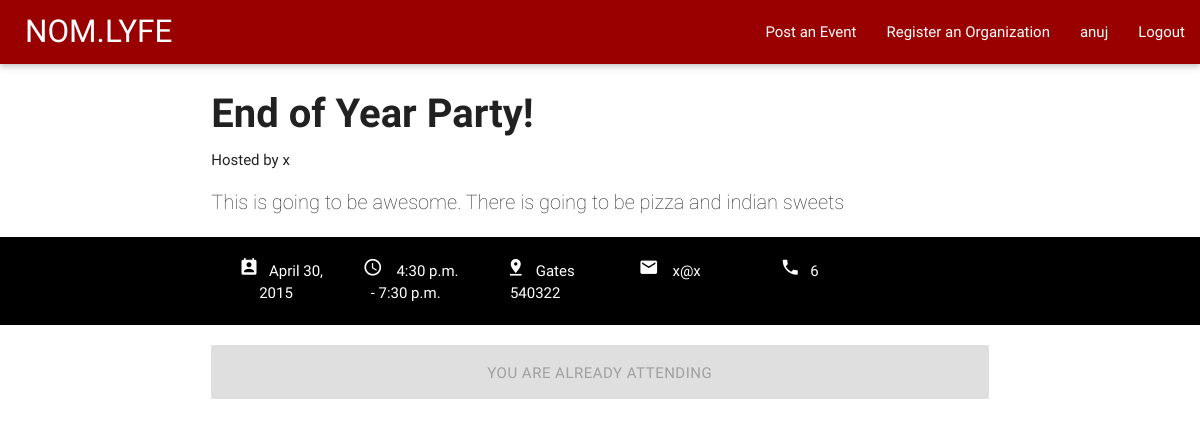
Page /event/2 (signed in) on the committed database.
### backend/models.py (models this page shows, shortened)
class FoodEvent(models.Model):
	id = models.AutoField(primary_key=True)
	company = models.ForeignKey(Company, related_name="events")
	name = models.CharField(max_length=50)
	date = models.DateField(blank=True, default=None, null=True)
	startTime = models.TimeField(blank=True, default=None, null=True)
	endTime = models.TimeField(blank=True, default=None, null=True)
	location = models.CharField(max_length=50)
	description = models.CharField(max_length=100)
	attendees = models.ManyToManyField(User, related_name="attended_events")

class Company(models.Model):
	id = models.AutoField(primary_key=True)
	name = models.CharField(max_length=50)
	phone = models.CharField(max_length=20)
	email = models.CharField(max_length=20)
	website = models.CharField(max_length=50)

### nom/views.py (the view)
# urls.py: url(r'^event/(?P<id>[0-9]+)$', EventPageView.as_view())
class EventPageView(View):
  @method_decorator(login_required)
  def get(self, request, id):
    id = int(id)
    if (not FoodEvent.objects.filter(id = id).count()):
      return HttpResponseRedirect("/")
    event = FoodEvent.objects.get(id = id)
    context = Context.get_base_context(request)
    context["event"] = get_event_data(event)
    context["attendees"] = map(lambda x: x.name, event.attendees.all())
    user_email = request.user.__dict__["_wrapped"].email
    ud = UserData.objects.get(email = user_email)
    context["attending"] = event in ud.attended_events.all()
    return render(request, 'event.html', context)

### nom/views.py (called while the page is built)
def get_event_data(event):
  data = {}
  data["name"] = event.name
  data["num_attendees"] = event.attendees.count()
  data["org_name"] = event.company.name
  data["org_id"] = event.company.id
  data["org_phone"] = event.company.phone
  data["org_email"] = event.company.email
  data["start_time"] = event.startTime
  data["end_time"] = event.endTime
  data["date"] = event.date
  data["location"] = event.location
  data["description"] = event.description
  data["id"] = event.id
  return data

  @staticmethod
  def get_base_context(request):
    context = {"user": request.user}
    if (request.user.is_authenticated()):
      email = request.user.__dict__["_wrapped"].email
      ud = UserData.objects.get(email = email)
      context["ud"] = ud.__dict__
      context["ud"]["has_org"] = bool(ud.orgs.count())
    return context

### nom/templates/event.html
{% extends 'base.html' %}
{% load staticfiles %}
{% block css %}
  <link type="text/css" rel="stylesheet" href="{% static 'css/event.css' %}"  media="screen,projection"/>
{% endblock %}
{% block body %}
  <div class="row">
    <div class="col m8 s12 offset-m2">
      <div class="event-name">
        {{ event.name }}
      </div>
      <div class="event-host">
        Hosted by {{ event.org_name }}
      </div>
      <div class="event-desc">
        {{ event.description }}
      </div>
    </div>
  </div>
  <div class="row data-row">
    <div class="row white-text">
      <div class="col m8 s12 offset-m2">
        <div class="row" style="margin-bottom:0;">
          <div class="col m2 s6">
            <i class="data-text mdi-action-perm-contact-cal"></i>{{ event.date }}
          </div>
          <div class="col m2 s6">
            <i class="data-text mdi-device-access-time"></i> {{ event.start_time }} - {{ event.end_time }}
          </div>
          <div class="col m2 s6">
            <i class="data-text mdi-maps-pin-drop"></i>{{ event.location }}
          </div>
          <div class="col m2 s6">
            <i class="data-text mdi-communication-email"></i> {{ event.org_email }}
          </div>
          <div class="col m2 s6">
            <i class="data-text mdi-communication-phone"></i>{{ event.org_phone }}
          </div>
        </div>
      </div>
    </div>
  </div>
  <div class="row">
    <div class="col m8 s12 offset-m2">
      {% if attending %}
        <a disabled style="width:100%" class="disabled waves-effect waves-light btn-large">You are already attending</a>
      {% else %}
        <a href = "/joinevent/{{event.id}}" style="width:100%" class="rsvp-btn waves-effect waves-light btn-large">RSVP</a>
      {% endif %}
    </div>
  </div>
{% endblock %}

### nom/templates/base.html (shortened to what this page needs)
{% load staticfiles %}
<html>
  <head>
    <link type="text/css" rel="stylesheet" href="{% static 'css/materialize.min.css' %}"  media="screen,projection"/>
    <link type="text/css" rel="stylesheet" href="{% static 'css/base.css' %}"  media="screen,projection"/>
    {% block css %}{% endblock %}
  </head>
  <body>
    <nav>
      <div class="nav-wrapper">
        <a href="/" class="brand-logo">NOM.LYFE</a>
        <ul id="nav-mobile" class="right hide-on-med-and-down">
          {% if user.is_authenticated %}
            {% if ud.has_org %}
              <li><a href="/createevent">Post an Event</a></li>
            {% endif %}
            <li><a href="/createorganization">Register an Organization</a></li>
            <li><a href="/profile/{{ user }}">{{ user }}</a></li>
            <li><a href="/logout">Logout</a></li>
          {% else %}
            <li><a href="/login">Login</a></li>
            <li><a href="/signup">Signup</a></li>
          {% endif %}
        </ul>
      </div>
    </nav>
    {% block body %}{% endblock %}
  </body>
</html>

### static/css/base.css (style rules this page uses)
.nav-wrapper { background-color: #990000; }
.brand-logo { padding-left: 25px !important; }

### static/css/event.css (style rules this page uses)
.event-name { font-size: 40px; font-weight: 800; margin-top: 20px; }
.event-host { font-size: 15px; margin-top: 5px; margin-bottom: 15px; }
.event-desc { font-weight: 100; font-size: 20px; }
.data-row { background-color: black; text-align: center; padding-top: 15px; }
.data-text { padding: 10px; font-size: 20px; }

### rows in the picture
FoodEvent: name "End of Year Party!", description "This is going to be awesome. There is going to be pizza and indian sweets", date "April 30, 2015", start_time "4:30 p.m.", end_time "7:30 p.m.", location "Gates 540322"
Company: org_email "x@x"

### other values in the picture
{{ user }} "anuj"
{{ event.org_name }} "x"
{{ event.org_phone }} "6"
